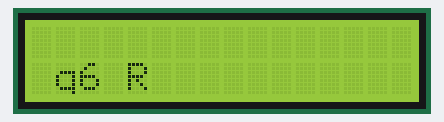
The program below on a simulated Raspberry Pi (header pin numbers). Shown: 16×2 character LCD. Random numbers come from a fixed seed.

Above: at 0.2 s.
At 6.4 s:
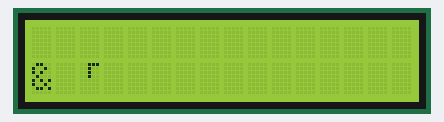
At 17.1 s:
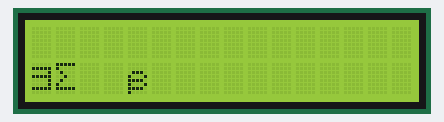
At 21.3 s:
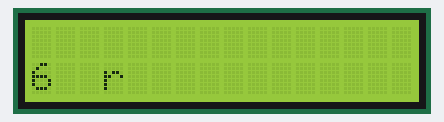
At 27.5 s:
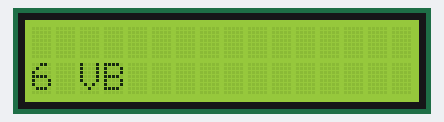
At 38.2 s:
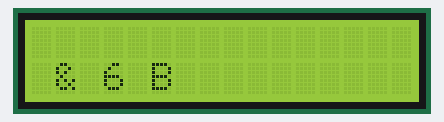

The program:

LCD1.py
```python
import RPi.GPIO as GPIO
import time
from time import sleep

GPIO.setmode(GPIO.BOARD)
GPIO.setwarnings(False)
LCD_RS = 3
LCD_E  = 7
LCD_D4 = 8
LCD_D5 = 10
LCD_D6 = 11
LCD_D7 = 12

# Define some device constants
LCD_WIDTH = 16    # Maximum characters per line

LCD_CHR = True
LCD_CMD = False

LCD_LINE_1 = 0x80 # LCD RAM address for the 1st line
LCD_LINE_2 = 0xC0 # LCD RAM address for the 2nd line

# Timing constants
E_PULSE = 0.0005
E_DELAY = 0.0005

GPIO.setup(LCD_E, GPIO.OUT)  # E
GPIO.setup(LCD_RS, GPIO.OUT) # RS
GPIO.setup(LCD_D4, GPIO.OUT) # DB4
GPIO.setup(LCD_D5, GPIO.OUT) # DB5
GPIO.setup(LCD_D6, GPIO.OUT) # DB6
GPIO.setup(LCD_D7, GPIO.OUT) # DB7

def lcd_init():
  lcd_display(0x28,LCD_CMD) # Selecting 4 - bit mode with two rows
  lcd_display(0x0C,LCD_CMD) # Display On,Cursor Off, Blink Off
  lcd_display(0x01,LCD_CMD) # Clear display
  sleep(E_DELAY)

def lcd_display(bits, mode):
  # Send byte to data pins
  # bits = data
  # mode = True  for character
  #        False for command

  GPIO.output(LCD_RS, mode) # RS

  # High bits
  GPIO.output(LCD_D4, False)
  GPIO.output(LCD_D5, False)
  GPIO.output(LCD_D6, False)
  GPIO.output(LCD_D7, False)
  if bits&0x10==0x10:
    GPIO.output(LCD_D4, True)
  if bits&0x20==0x20:
    GPIO.output(LCD_D5, True)
  if bits&0x40==0x40:
    GPIO.output(LCD_D6, True)
  if bits&0x80==0x80:
    GPIO.output(LCD_D7, True)

  # Toggle 'Enable' pin
  lcd_toggle_enable()

  # Low bits
  GPIO.output(LCD_D4, False)
  GPIO.output(LCD_D5, False)
  GPIO.output(LCD_D6, False)
  GPIO.output(LCD_D7, False)
  if bits&0x01==0x01:
    GPIO.output(LCD_D4, True)
  if bits&0x02==0x02:
    GPIO.output(LCD_D5, True)
  if bits&0x04==0x04:
    GPIO.output(LCD_D6, True)
  if bits&0x08==0x08:
    GPIO.output(LCD_D7, True)

  # Toggle 'Enable' pin
  lcd_toggle_enable()

def lcd_toggle_enable():
  # Toggle enable
  time.sleep(E_DELAY)
  GPIO.output(LCD_E, True)
  time.sleep(E_PULSE)
  GPIO.output(LCD_E, False)
  time.sleep(E_DELAY)

def lcd_string(message,line):
  # Send string to display

  message = message.ljust(LCD_WIDTH," ")

  lcd_display(line, LCD_CMD)

  for i in range(LCD_WIDTH):
    lcd_display(ord(message[i]),LCD_CHR)

from random import choice
li = ['shud','anshu','shaw','raj','mohan','prasad',]
try:
	while True:
		lcd_init()
		lcd_string(choice(li),LCD_LINE_1)
		lcd_string(choice(li),LCD_LINE_2)
		sleep(2)
except Exception as ex:
	print str(ex)
finally:
	print 'Cleaning GPIO'
	GPIO.cleanup()
```

Measured:
- what the display in image 0 shows lasts 2.0 s, from 0.1 s to 2.1 s
- what the display in image 1 shows lasts 2.1 s, from 6.4 s to 8.5 s
